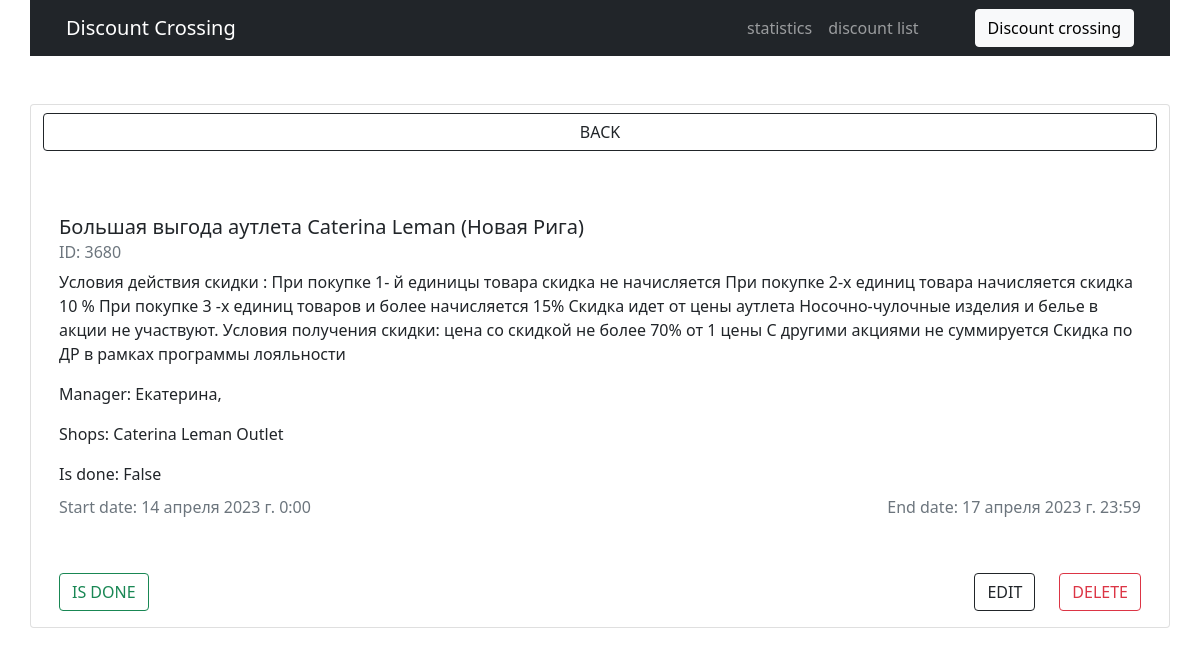
/discountList/bolshaya-vygoda-autleta-caterina-leman-novaya-riga/, run on the app's committed database.
### discount/models.py (models this page shows, shortened)
class DiscountData(models.Model):
    title = models.CharField(max_length=250, null=True, verbose_name='Название скидки')
    id_DO = models.IntegerField(blank=True, default=None, verbose_name='ID акции в ДО')
    startDate = models.DateTimeField(blank=True, default=None, verbose_name='Дата начала акции')
    endDate = models.DateTimeField(blank=True, default=None, verbose_name='Дата окончания окончания')
    description = models.TextField(max_length=1500, default='', blank=True, verbose_name='Описание')
    manager = models.ManyToManyField(ShopManagers)
    shops = models.ManyToManyField(Shop, verbose_name='магазины', related_name='shop')
    files = models.FileField(blank=True, verbose_name='Файлы', )
    createDate = models.DateTimeField(null=True, auto_now_add=True, editable=False)
    isDone = models.BooleanField(default=False, verbose_name='Подготовлена')
    idDoneDate = models.DateField(default='2000-01-01')
    slug = models.SlugField(blank=True, db_index=True, verbose_name='slug')
    class Meta:
        verbose_name = 'Акция'
        verbose_name_plural = 'Акции'

### shops/models.py (models this page shows)
class ShopManagers(models.Model):
    name = models.CharField(max_length=250, null=True, verbose_name='Руководить сети (акции)')
    phone = models.CharField(max_length=25, blank=True, default='+7', verbose_name='Телефон')
    def __str__(self):
        return self.name
    class Meta:
        verbose_name = 'Менеджер'
        verbose_name_plural = 'Менеджеры'

class Shop(models.Model):
    title = models.CharField(max_length=250, null=True, verbose_name='Наименование магазина')
    manager = models.ManyToManyField(ShopManagers)
    countFutureDiscount = models.IntegerField(default=0, verbose_name='Количество будущих акций')
    countPastDiscount = models.IntegerField(default=0, verbose_name='Количество прошедших акций')
    CountCurrentDiscount = models.IntegerField(default=0, verbose_name='Количество текущих акций')
    def __str__(self):
        return self.title
    class Meta:
        verbose_name = 'Магазин'
        verbose_name_plural = 'Магазины'

### discount/views.py (the view)
# urls.py: path('discountList/<discount_slug>/', views.discountDetail, name='discountDetail'),
def discountDetail(request, discount_slug):
    context = {
        'discount' : DiscountData.objects.get(slug=discount_slug)
    }
    return render(request, template_name='discount_card.html', context=context)

### templates/discount_card.html (shortened to what this page needs)
{% extends 'base.html' %}
{% block content%}
<div class="card mt-5" style="width: 100%">
    <button type="button" onclick="history.back();" class="btn btn-outline-dark mt-2">BACK</button>
    <div class="card-body mt-5">
      <h5 class="card-title">{{ discount.title }}</h5>
      <h6 class="card-subtitle mb-2 text-muted">ID: {{ discount.id_DO }}</h6>
      <p class="card-text">{{discount.description}}</p>
      <p class="card-text">Manager: {% for manager in discount.manager.all %}{{ manager }},  {% endfor %}</p>
      <p class="card-text">Shops: {% for shop in discount.shops.all %}{{ shop }}{% endfor %}</p>
      <p class="card-text">Is done: {{ discount.isDone }}</p>
      <div class="d-flex justify-content-between">
        <h6 class="card-subtitle mb-2 text-muted">Start date: {{ discount.startDate }}</h6>
        <h6 class="card-subtitle mb-2 text-muted">End date: {{ discount.endDate }}</h6>
      </div>
      <div class="d-flex justify-content-between mt-5">
        <button type="button" class="btn btn-outline-success">IS DONE</button>
        <div class="d-flex justify-content-between">
          <div class="col"><button type="button" class="btn btn-outline-dark ">EDIT</button></div>
          <div class="col">
            <form action='{% url 'deleteDiscount' discount.slug %}'>
              <button type="submit" class="btn btn-outline-danger ms-4">DELETE</button>
            </form>
          </div>
        </div>
    </div>
    </div>
  </div>
{% endblock %}

### data on the page
DiscountData: title "Большая выгода аутлета Caterina Leman (Новая Рига)", id_DO "3680", description "Условия действия скидки : При покупке 1- й единицы товара скидка не начисляется При покупке 2-х единиц товара начисляется скидка 10 % При покупке 3 -х единиц товаров и более начисляется 15% Скидка идет от цены аутлета Носочно-чулочные изделия и белье в акции не участвуют. Условия получения скидки: цена со скидкой не более 70% от 1 цены С другими акциями не суммируется Скидка по ДР в рамках программы лояльности", isDone "False", startDate "14 апреля 2023 г. 0:00", endDate "17 апреля 2023 г. 23:59"
ShopManagers: name "Екатерина"
Shop: title "Caterina Leman Outlet"
